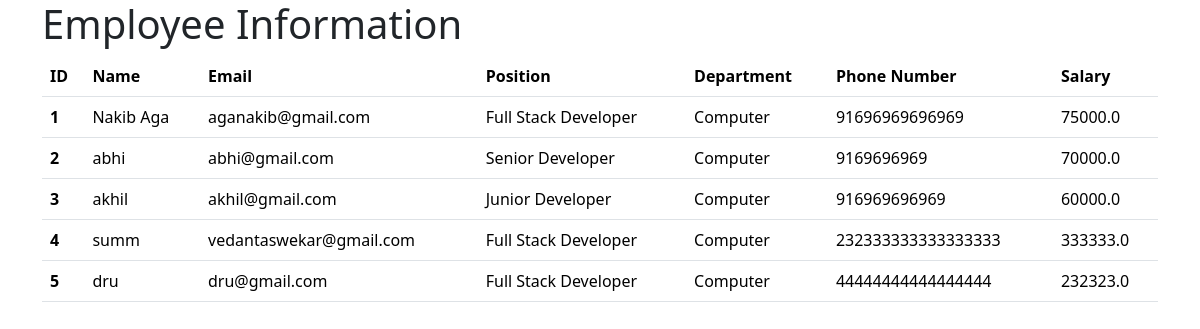
The page / on the database its author committed.
### empapp/models.py (models this page shows, shortened)
class Employee(models.Model):
    name = models.CharField(max_length=100)
    email = models.EmailField(unique=True)
    position = models.CharField(max_length=50)
    department = models.CharField(max_length=50)
    phone_number = models.IntegerField()
    salary = models.FloatField()

### empapp/views.py (the view)
# urls.py: path('',views.employee),
def employee(request):
    stud=Employee.objects.all()
    return render(request,'employee.html',{'emp':stud})

### template/employee.html (shortened to what this page needs)
<!doctype html>
<html lang="en">
  <head>
    <link
      href="https://cdn.jsdelivr.net/npm/bootstrap@5.3.8/dist/css/bootstrap.min.css"
      rel="stylesheet"
    />
  </head>
  <body>
    <div class="container">
      <h1>Employee Information</h1>
      <table class="table gray-table">
        <thead>
          <tr>
            <th scope="col">ID</th>
            <th scope="col">Name</th>
            <th scope="col">Email</th>
            <th scope="col">Position</th>
            <th scope="col">Department</th>
            <th scope="col">Phone Number</th>
            <th scope="col">Salary</th>
          </tr>
        </thead>
        <tbody>
          {% for emp1 in emp %}
          <tr>
            <th scope="row">{{ emp1.id }}</th>
            <td>{{ emp1.name }}</td>
            <td>{{ emp1.email }}</td>
            <td>{{ emp1.position }}</td>
            <td>{{ emp1.department }}</td>
            <td>{{ emp1.phone_number }}</td>
            <td>{{ emp1.salary }}</td>
          </tr>
          {% endfor %}
        </tbody>
      </table>
    </div>
  </body>
</html>

### rows shown on the page
Employee: id "1", name "Nakib Aga", email "aganakib@gmail.com", position "Full Stack Developer", department "Computer", phone_number "91696969696969", salary "75000.0"
Employee: id "2", name "abhi", email "abhi@gmail.com", position "Senior Developer", department "Computer", phone_number "9169696969", salary "70000.0"
Employee: id "3", name "akhil", email "akhil@gmail.com", position "Junior Developer", department "Computer", phone_number "916969696969", salary "60000.0"
Employee: id "4", name "summ", email "vedantaswekar@gmail.com", position "Full Stack Developer", department "Computer", phone_number "232333333333333333", salary "333333.0"
Employee: id "5", name "dru", email "dru@gmail.com", position "Full Stack Developer", department "Computer", phone_number "44444444444444444", salary "232323.0"
